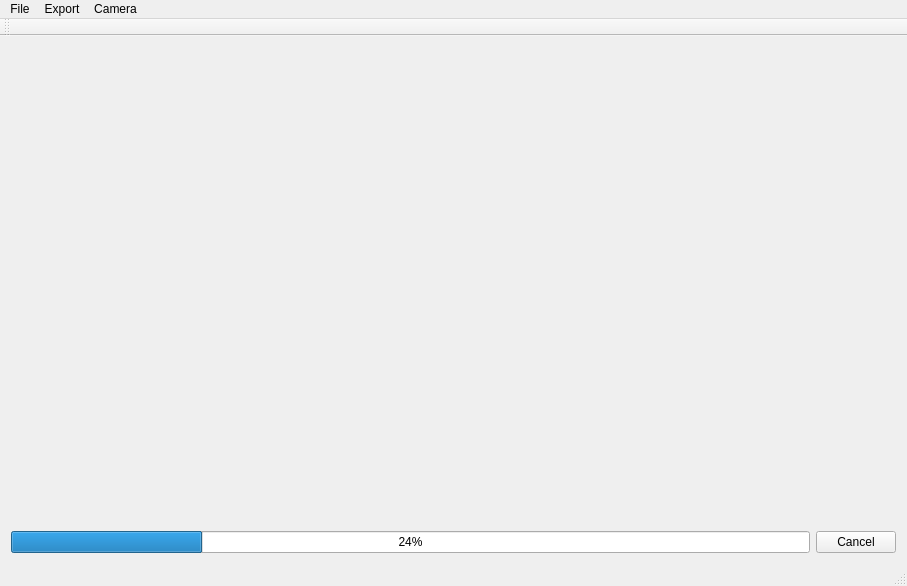
<?xml version="1.0" encoding="UTF-8"?>
<ui version="4.0">
 <class>MainWindow</class>
 <widget class="QMainWindow" name="MainWindow">
  <property name="geometry">
   <rect>
    <x>0</x>
    <y>0</y>
    <width>907</width>
    <height>586</height>
   </rect>
  </property>
  <property name="windowTitle">
   <string>Ray Marching Editor</string>
  </property>
  <property name="windowIcon">
   <iconset resource="../resources/res.qrc">
    <normaloff>:/res/img/vls.png</normaloff>:/res/img/vls.png</iconset>
  </property>
  <property name="dockOptions">
   <set>QMainWindow::AllowTabbedDocks</set>
  </property>
  <widget class="QWidget" name="centralWidget">
   <layout class="QVBoxLayout" name="verticalLayout_3">
    <item>
     <layout class="QVBoxLayout" name="verticalLayout_2">
      <item>
       <widget class="RenderWidget" name="renderWidget" native="true">
        <property name="enabled">
         <bool>true</bool>
        </property>
        <property name="minimumSize">
         <size>
          <width>640</width>
          <height>360</height>
         </size>
        </property>
        <layout class="QVBoxLayout" name="verticalLayout"/>
       </widget>
      </item>
     </layout>
    </item>
    <item>
     <layout class="QHBoxLayout" name="horizontalLayout">
      <property name="sizeConstraint">
       <enum>QLayout::SetDefaultConstraint</enum>
      </property>
      <item>
       <widget class="QProgressBar" name="progressBar">
        <property name="value">
         <number>24</number>
        </property>
       </widget>
      </item>
      <item>
       <widget class="QPushButton" name="cancelButton">
        <property name="text">
         <string>Cancel</string>
        </property>
       </widget>
      </item>
     </layout>
    </item>
   </layout>
  </widget>
  <widget class="QMenuBar" name="menuBar">
   <property name="geometry">
    <rect>
     <x>0</x>
     <y>0</y>
     <width>907</width>
     <height>21</height>
    </rect>
   </property>
   <widget class="QMenu" name="menuFile">
    <property name="title">
     <string>File</string>
    </property>
    <addaction name="actionNew"/>
    <addaction name="actionOpen"/>
    <addaction name="actionSaveAllShaders"/>
    <addaction name="separator"/>
    <addaction name="actionQuit"/>
   </widget>
   <widget class="QMenu" name="menuExport">
    <property name="title">
     <string>Export</string>
    </property>
    <addaction name="actionTake_screenshot"/>
    <addaction name="actionExport_as_video"/>
    <addaction name="separator"/>
    <addaction name="actionExport_as_Linux_Demo"/>
   </widget>
   <widget class="QMenu" name="menuCamera">
    <property name="title">
     <string>Camera</string>
    </property>
    <addaction name="actionInsert_camera_keyframe"/>
    <addaction name="actionReset_camera"/>
   </widget>
   <addaction name="menuFile"/>
   <addaction name="menuExport"/>
   <addaction name="menuCamera"/>
  </widget>
  <widget class="QToolBar" name="toolBar">
   <attribute name="toolBarArea">
    <enum>TopToolBarArea</enum>
   </attribute>
   <attribute name="toolBarBreak">
    <bool>false</bool>
   </attribute>
  </widget>
  <widget class="QStatusBar" name="statusBar"/>
  <action name="actionNew">
   <property name="icon">
    <iconset resource="../resources/res.qrc">
     <normaloff>:/res/img/new.png</normaloff>:/res/img/new.png</iconset>
   </property>
   <property name="text">
    <string>New</string>
   </property>
   <property name="shortcut">
    <string>Ctrl+N</string>
   </property>
  </action>
  <action name="actionOpen">
   <property name="icon">
    <iconset resource="../resources/res.qrc">
     <normaloff>:/res/img/open.png</normaloff>:/res/img/open.png</iconset>
   </property>
   <property name="text">
    <string>Open</string>
   </property>
   <property name="shortcut">
    <string>Ctrl+O</string>
   </property>
  </action>
  <action name="actionSaveAllShaders">
   <property name="icon">
    <iconset resource="../resources/res.qrc">
     <normaloff>:/res/img/save.png</normaloff>:/res/img/save.png</iconset>
   </property>
   <property name="text">
    <string>Save shaders</string>
   </property>
   <property name="toolTip">
    <string>Save all shaders</string>
   </property>
   <property name="shortcut">
    <string>Ctrl+S</string>
   </property>
  </action>
  <action name="actionQuit">
   <property name="text">
    <string>Quit</string>
   </property>
  </action>
  <action name="actionReset_camera">
   <property name="icon">
    <iconset resource="../resources/res.qrc">
     <normaloff>:/res/img/camera.png</normaloff>:/res/img/camera.png</iconset>
   </property>
   <property name="text">
    <string>Reset camera</string>
   </property>
  </action>
  <action name="actionTake_screenshot">
   <property name="icon">
    <iconset resource="../resources/res.qrc">
     <normaloff>:/res/img/screenshot.png</normaloff>:/res/img/screenshot.png</iconset>
   </property>
   <property name="text">
    <string>Take screenshot</string>
   </property>
  </action>
  <action name="actionInsert_camera_keyframe">
   <property name="checkable">
    <bool>false</bool>
   </property>
   <property name="icon">
    <iconset resource="../resources/res.qrc">
     <normaloff>:/res/img/record_camera_keyframe.png</normaloff>:/res/img/record_camera_keyframe.png</iconset>
   </property>
   <property name="text">
    <string>Insert camera keyframe</string>
   </property>
   <property name="toolTip">
    <string>Insert/set current camera parameters into keyframe</string>
   </property>
   <property name="shortcut">
    <string>I</string>
   </property>
  </action>
  <action name="actionExport_as_video">
   <property name="icon">
    <iconset resource="../resources/res.qrc">
     <normaloff>:/res/img/export_video.png</normaloff>:/res/img/export_video.png</iconset>
   </property>
   <property name="text">
    <string>Export as Video</string>
   </property>
   <property name="toolTip">
    <string>&lt;html&gt;&lt;head/&gt;&lt;body&gt;&lt;p&gt;Export as Video&lt;span style=&quot; font-style:italic;&quot;&gt; (render.mp4)&lt;/span&gt;&lt;/p&gt;&lt;/body&gt;&lt;/html&gt;</string>
   </property>
  </action>
  <action name="actionExport_as_Linux_Demo">
   <property name="icon">
    <iconset resource="../resources/res.qrc">
     <normaloff>:/res/img/export_linux.ico</normaloff>:/res/img/export_linux.ico</iconset>
   </property>
   <property name="text">
    <string>Export as Linux Demo</string>
   </property>
  </action>
 </widget>
 <layoutdefault spacing="6" margin="11"/>
 <customwidgets>
  <customwidget>
   <class>RenderWidget</class>
   <extends>QWidget</extends>
   <header>renderwidget.hpp</header>
   <container>1</container>
  </customwidget>
 </customwidgets>
 <resources>
  <include location="../resources/res.qrc"/>
 </resources>
 <connections/>
</ui>
